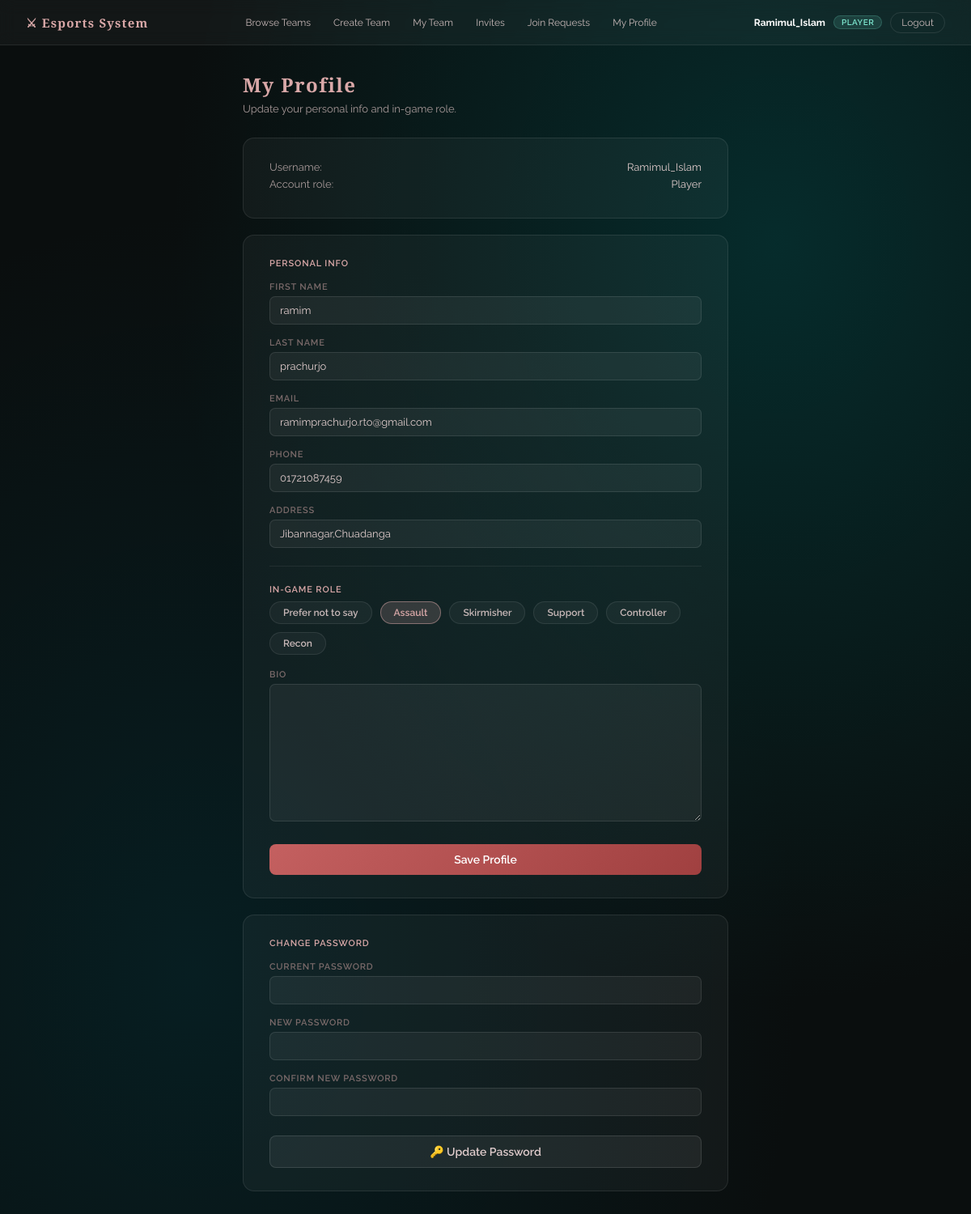
/accounts/profile/player/ (signed in), run on the app's committed database.
### accounts/models.py (models this page shows, shortened)
class CustomUser(AbstractUser):
    ROLE_CHOICES = [
        ('player',    'Player'),
        ('organizer', 'Organizer'),
        ('admin',     'Admin'),
    ]
    role = models.CharField(
        max_length=20,
        choices=ROLE_CHOICES,
        default='player',
    )
    address = models.CharField(max_length=255, blank=True)
    phone   = models.CharField(max_length=20,  blank=True)

class PlayerProfile(models.Model):
    INGAME_ROLE_CHOICES = [
    ('',            'Prefer not to say'),
    ('assault',     'Assault'),
    ('skirmisher',  'Skirmisher'),
    ('support',     'Support'),
    ('controller',  'Controller'),
    ('recon',       'Recon'),
]
    user = models.OneToOneField(
        CustomUser,
        on_delete=models.CASCADE,
        related_name='player_profile',
    )
    ingame_role = models.CharField(
        max_length=20,
        choices=INGAME_ROLE_CHOICES,
        blank=True,
    )
    bio = models.TextField(blank=True)

### accounts/views.py (the view)
# urls.py: path('profile/player/', views.player_profile, name='player_profile'),
@login_required
def player_profile(request):
    if request.user.role != 'player':
        messages.error(request, "Access denied.")
        return redirect('dashboard')
    profile, _ = PlayerProfile.objects.get_or_create(user=request.user)
    if request.method == 'POST':
        form = PlayerProfileForm(request.POST, instance=profile, user=request.user)
        if form.is_valid():
            form.save()
            messages.success(request, "Profile updated successfully.")
            return redirect('player_profile')
    else:
        form = PlayerProfileForm(instance=profile, user=request.user)
    return render(request, 'accounts/player_profile.html', {
        'form':    form,
        'profile': profile,
    })

### accounts/forms.py (shortened to what this page needs)
class PlayerProfileForm(forms.ModelForm):
    first_name = forms.CharField(max_length=50,  required=False, label='First name')
    last_name  = forms.CharField(max_length=50,  required=False, label='Last name')
    email      = forms.EmailField(required=False, label='Email')
    phone      = forms.CharField(max_length=20,  required=False, label='Phone')
    address    = forms.CharField(max_length=255, required=False, label='Address')
    class Meta:
        model  = PlayerProfile
        fields = ['ingame_role', 'bio']
        widgets = {
            'ingame_role': forms.RadioSelect(),  # ← THIS is the fix
        }
    def __init__(self, *args, **kwargs):
        self.user = kwargs.pop('user', None)
        super().__init__(*args, **kwargs)
        if self.user:
            self.fields['first_name'].initial = self.user.first_name
            self.fields['last_name'].initial  = self.user.last_name
            self.fields['email'].initial      = self.user.email
            self.fields['phone'].initial      = self.user.phone
            self.fields['address'].initial    = self.user.address

### accounts/templates/accounts/player_profile.html (shortened to what this page needs)
{% extends "base.html" %}
{% block content %}
<div class="profile-wrap">
    <div class="profile-header">
        <h1>My Profile</h1>
        <p>Update your personal info and in-game role.</p>
    </div>
    <div class="profile-card" style="margin-bottom: 20px;">
        <div class="info-row">Username: <span>{{ request.user.username }}</span></div>
        <div class="info-row">Account role: <span>{{ request.user.get_role_display }}</span></div>
    </div>
    <div class="profile-card">
        <form method="post">
            <div class="section-label">Personal info</div>
            <label>First name</label>
            {{ form.first_name }}
            <label>Last name</label>
            {{ form.last_name }}
            <label>Email</label>
            {{ form.email }}
            <label>Phone</label>
            {{ form.phone }}
            <label>Address</label>
            {{ form.address }}
            <hr class="section-divider">
            <div class="section-label">In-game role</div>
            <div class="ingame-role-row">
                {% for radio in form.ingame_role %}
                <label for="{{ radio.id_for_label }}">
                    {{ radio.choice_label }}
                </label>
                {% endfor %}
            </div>
            <label style="margin-top: 18px;">Bio</label>
            {{ form.bio }}
            <button type="submit" class="btn-save">Save Profile</button>
        </form>
    </div>
    <div class="profile-card" style="margin-top: 20px;">
        <form method="post" action="{% url 'change_password' %}">
            <div class="pw-section-label">Change Password</div>
            <label>Current Password</label>
            <input type="password" name="old_password" required autocomplete="current-password">
            <label>New Password</label>
            <input type="password" name="new_password1" required autocomplete="new-password">
            <label>Confirm New Password</label>
            <input type="password" name="new_password2" required autocomplete="new-password">
            <button type="submit" class="btn-change-pw">🔑 Update Password</button>
        </form>
    </div>
</div>
{% endblock %}

### templates/base.html (shortened to what this page needs)
{% load static %}
<!DOCTYPE html>
<html lang="en">
<head>
</head>
<body>
{% if user.is_authenticated %}
<nav class="nav">
  <a class="nav-brand" href="/">⚔ Esports System</a>
  <div class="nav-links">
    {% if user.role == 'player' %}
      <a href="{% url 'browse_teams' %}">Browse Teams</a>
      <a href="{% url 'create_team' %}">Create Team</a>
      <a href="{% url 'my_team' %}">My Team</a>
      <a href="{% url 'my_invites' %}">Invites</a>
      {% if user.captained_teams.exists %}
          <a href="{% url 'my_join_requests' %}">Join Requests</a>
      {% endif %}
      <a href="{% url 'player_profile' %}">My Profile</a>
    {% elif user.role == 'organizer' %}
      <a href="{% url 'organizer_profile' %}">My Profile</a>
    {% elif user.role == 'admin' %}
      <a href="{% url 'admin_dashboard' %}">Dashboard</a>
    {% endif %}
  </div>
  <div class="nav-right">
    <span class="nav-username"><strong>{{ user.username }}</strong></span>
    {% if user.role %}
      <span class="role-pill {{ user.role }}">{{ user.role }}</span>
    {% endif %}
    <a href="{% url 'logout' %}" class="btn-logout">Logout</a>
  </div>
</nav>
{% endif %}
<div class="main-content">
  {% block content %}{% endblock %}
</div>
</body>
</html>

### templates/base.html (style rules this page uses)
*, *::before, *::after { box-sizing: border-box; margin: 0; padding: 0; }
body { background: #0a0e0e; font-family: 'Raleway', sans-serif; color: #f6e0e0; min-height: 100vh; }
body::before { content: ''; position: fixed; inset: 0; background: radial-gradient(ellipse at 80% 20%, rgba(0,80,80,0.45) 0%, transparent 55%), radial-gradient(ellipse at 20% 80%, rgba(0,60,70,0.35) 0%, transparent 55%), #0a0e0e; z-index: -1; }
.nav { display: flex; align-items: center; justify-content: space-between; padding: 0 32px; height: 56px; background: rgba(255,255,255,0.04); backdrop-filter: blur(10px); border-bottom: 1px solid rgba(255,255,255,0.08); position: sticky; top: 0; z-index: 100; }
.nav-brand { font-family: 'Cinzel', serif; font-size: 15px; font-weight: 700; color: #d9a8a8; letter-spacing: 0.08em; text-decoration: none; }
.nav-links { display: flex; align-items: center; gap: 4px; }
.nav-links a { font-size: 12px; color: #c8b8b8; text-decoration: none; padding: 5px 11px; border-radius: 20px; border: 1px solid transparent; transition: background 0.18s, border-color 0.18s, color 0.18s; }
.nav-right { display: flex; align-items: center; gap: 10px; }
.nav-username { font-size: 12px; color: #a89a9a; }
.nav-username strong { color: #fff; }
.role-pill { font-size: 10px; padding: 2px 9px; border-radius: 20px; font-weight: 600; letter-spacing: 0.05em; text-transform: uppercase; }
.role-pill.player { background: rgba(100,200,180,0.15); color: #7ee8d0; border: 1px solid rgba(100,200,180,0.25); }
.btn-logout { font-size: 12px; color: #c8b8b8; text-decoration: none; padding: 5px 13px; border-radius: 20px; border: 1px solid rgba(255,255,255,0.1); transition: background 0.18s, border-color 0.18s; }
.main-content { padding: 32px; }

### data on the page
CustomUser: username "Ramimul_Islam", role "PLAYER", user.username "Ramimul_Islam", user.role "Player", first_name "ramim", last_name "prachurjo", email "ramimprachurjo.rto@gmail.com", phone "01721087459", address "Jibannagar,Chuadanga"

### other printed values
{{ radio.choice_label }} "Prefer not to say" "Assault" "Skirmisher" "Support" "Controller" "Recon"
